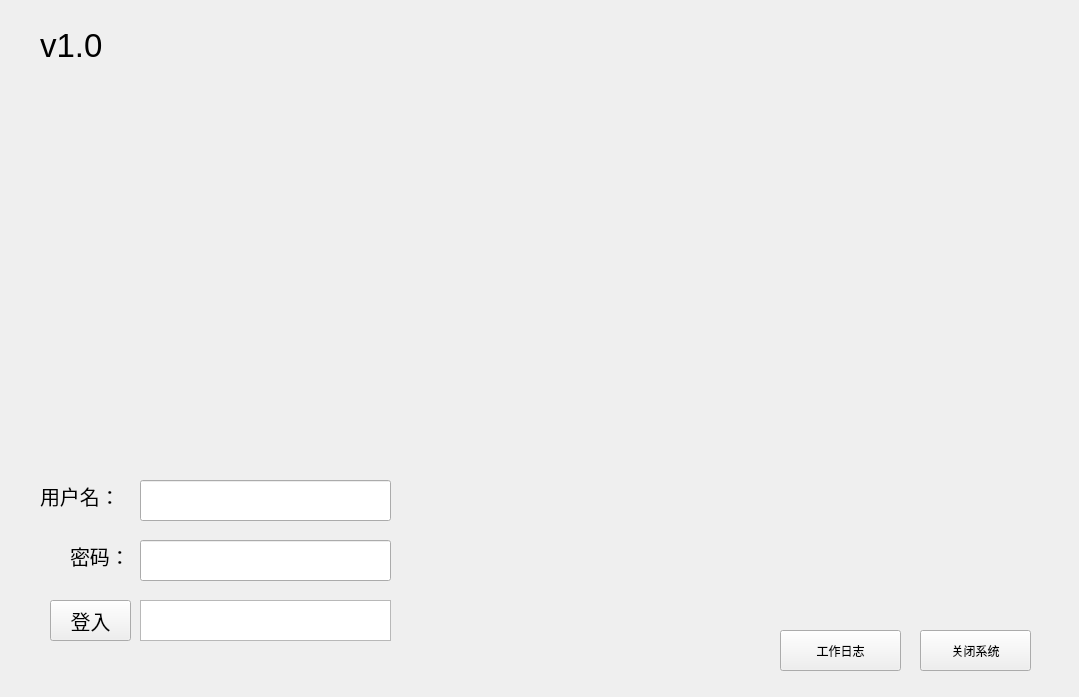
<?xml version="1.0" encoding="UTF-8"?>
<ui version="4.0">
 <class>login_interface</class>
 <widget class="QWidget" name="login_interface">
  <property name="geometry">
   <rect>
    <x>0</x>
    <y>0</y>
    <width>1079</width>
    <height>697</height>
   </rect>
  </property>
  <property name="windowTitle">
   <string>Login</string>
  </property>
  <widget class="QPushButton" name="pushButton">
   <property name="geometry">
    <rect>
     <x>920</x>
     <y>630</y>
     <width>111</width>
     <height>41</height>
    </rect>
   </property>
   <property name="text">
    <string>关闭系统</string>
   </property>
  </widget>
  <widget class="QLabel" name="label">
   <property name="geometry">
    <rect>
     <x>40</x>
     <y>460</y>
     <width>171</width>
     <height>71</height>
    </rect>
   </property>
   <property name="font">
    <font>
     <pointsize>15</pointsize>
    </font>
   </property>
   <property name="text">
    <string>用户名：</string>
   </property>
  </widget>
  <widget class="QLabel" name="label_2">
   <property name="geometry">
    <rect>
     <x>70</x>
     <y>520</y>
     <width>171</width>
     <height>71</height>
    </rect>
   </property>
   <property name="font">
    <font>
     <pointsize>15</pointsize>
    </font>
   </property>
   <property name="text">
    <string>密码：</string>
   </property>
  </widget>
  <widget class="QLabel" name="label_3">
   <property name="geometry">
    <rect>
     <x>40</x>
     <y>10</y>
     <width>231</width>
     <height>71</height>
    </rect>
   </property>
   <property name="font">
    <font>
     <pointsize>25</pointsize>
    </font>
   </property>
   <property name="text">
    <string>v1.0</string>
   </property>
  </widget>
  <widget class="QLineEdit" name="lineEdit">
   <property name="geometry">
    <rect>
     <x>140</x>
     <y>480</y>
     <width>251</width>
     <height>41</height>
    </rect>
   </property>
   <property name="font">
    <font>
     <pointsize>15</pointsize>
    </font>
   </property>
  </widget>
  <widget class="QLineEdit" name="lineEdit_2">
   <property name="geometry">
    <rect>
     <x>140</x>
     <y>540</y>
     <width>251</width>
     <height>41</height>
    </rect>
   </property>
   <property name="font">
    <font>
     <pointsize>15</pointsize>
    </font>
   </property>
  </widget>
  <widget class="QPushButton" name="pushButton_2">
   <property name="enabled">
    <bool>true</bool>
   </property>
   <property name="geometry">
    <rect>
     <x>780</x>
     <y>630</y>
     <width>121</width>
     <height>41</height>
    </rect>
   </property>
   <property name="text">
    <string>工作日志</string>
   </property>
  </widget>
  <widget class="QPushButton" name="pushButton_3">
   <property name="geometry">
    <rect>
     <x>50</x>
     <y>600</y>
     <width>81</width>
     <height>41</height>
    </rect>
   </property>
   <property name="font">
    <font>
     <pointsize>15</pointsize>
    </font>
   </property>
   <property name="text">
    <string>登入</string>
   </property>
  </widget>
  <widget class="QTextEdit" name="textEdit">
   <property name="geometry">
    <rect>
     <x>140</x>
     <y>600</y>
     <width>251</width>
     <height>41</height>
    </rect>
   </property>
   <property name="font">
    <font>
     <pointsize>15</pointsize>
    </font>
   </property>
  </widget>
 </widget>
 <resources/>
 <connections>
  <connection>
   <sender>pushButton</sender>
   <signal>clicked()</signal>
   <receiver>login_interface</receiver>
   <slot>close()</slot>
   <hints>
    <hint type="sourcelabel">
     <x>977</x>
     <y>653</y>
    </hint>
    <hint type="destinationlabel">
     <x>976</x>
     <y>572</y>
    </hint>
   </hints>
  </connection>
 </connections>
 <slots>
  <slot>slot_login()</slot>
 </slots>
</ui>
